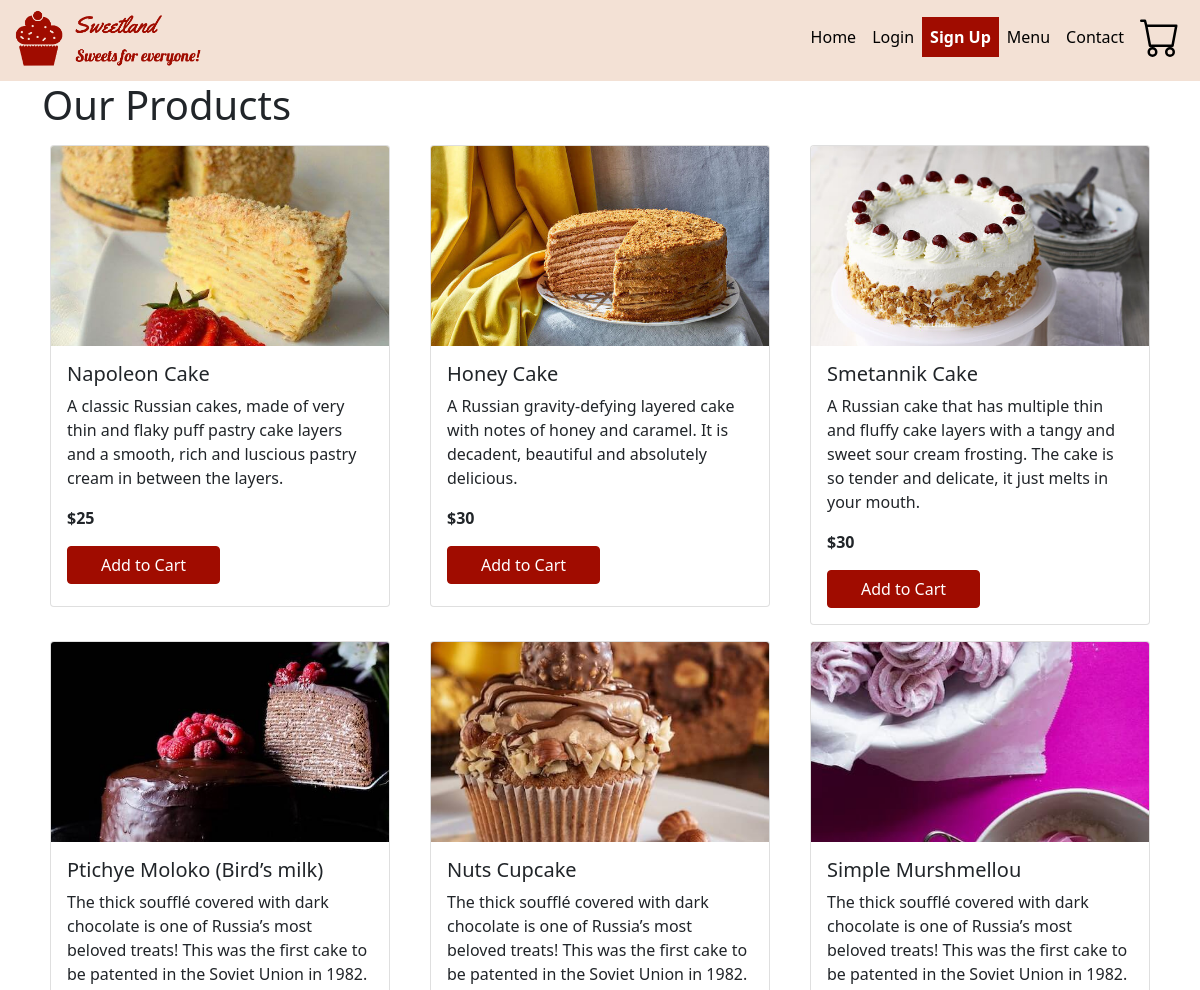
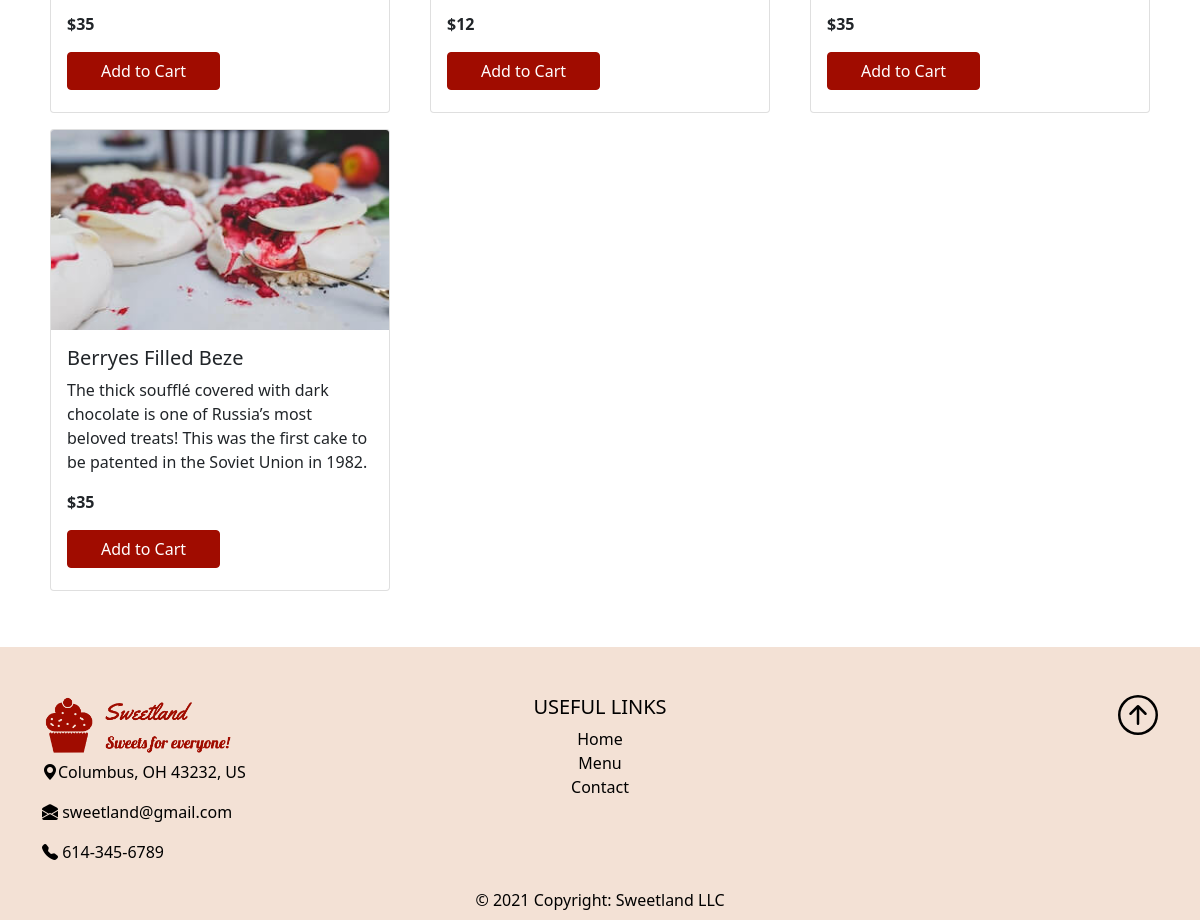
Page /menu.php on the committed database (2 pictures, top to bottom).
### tables this page shows
CREATE TABLE menu_items(
id INT AUTO_INCREMENT PRIMARY KEY,
  name VARCHAR(255),
  description VARCHAR(255),
  category_id INT,
  quantity INT, 
  price INT,
  image VARCHAR(255),
  FOREIGN KEY (category_id) REFERENCES category (id) ON DELETE CASCADE);

### classes/menu_items.class.php (called while the page is built, shortened)
<?php
class MenuItems {
  public function getMenuItems ($conn) {
    $sql = "SELECT * FROM menu_items";
    $stmt = $conn->prepare($sql);
    $stmt->execute();
    $stmt->setFetchMode(PDO::FETCH_ASSOC);
    return $stmt->fetchAll();
  }
}

### menu.php (the view, shortened to what this page needs)
<?php
include("global/mysql.php");
include("classes/menu_items.class.php");
?>
<!DOCTYPE html>
<html lang="en">
<head>
  <?php include "head.php" ?>
</head>
<body>
  <?php include "components/nav_bar.php" ?>
  <div class="container best-sellers nav-bg">
    <div class="row">
      <h2 class="text display-6"> Our Products</h2>
      <?php
      $menu_obj = new MenuItems();
      $item = $menu_obj->getMenuItems($conn);
      if (isset($_SESSION['email'])) {
        $favorite_obj = new FavoriteItem();
        $all_favorites = $favorite_obj->check_if_favorite($conn, $user_id);
        foreach ($all_favorites as $listRow) {
          $item_id = $listRow['id'];
          $name = $listRow['name'];
          $description = $listRow['description'];
          $price = $listRow['price'];
          $image = $listRow['image'];
          echo " <div class='col-sm-12 col-md-6 col-lg-4'>
                    <div class='card m-2'>
                    <img class='card-img-top' src=" . $image . " alt='Card image cap'>
                    <div class='card-body text-darks'>
                    <h5 class='card-title'>" . $name . "</h5>
                    <p class='card-text'>" . $description . "</p>
                    <p class='card-text'><strong>$" . $price . "</strong></p>
                    <div class='row text-center'>
                    <div class='col-2'></div>
                    <button data-id='" . $item_id . "' class='col-6  add-cart-item btn btn-primary text-white'>Add to Cart</button>";
          if ($listRow["is_favorite"] == 1) {
            echo "
                      <form method='POST' class='like_form col-3' action='./handle_unlike_menu.php'>
                      <input class='like-menu-item btn btn-primary text-white' type='submit' data-id='" . $item_id . "' name = '" . $item_id . "' value='Unlike'>
                      </form>";
          } else echo "
                      <form method='POST' class='like_form col-3' action='./handle_like_menu.php'>
                      <input class='like-menu-item btn btn-primary text-white' type='submit' data-id='" . $item_id . "' name = '" . $item_id . "' value='Like'>
                      </form>" ?><?php echo "
                      </div>
                    </div>
                    </div>
                    </div>";
                                }
        } else {
          $menu_obj = new MenuItems();
          $item = $menu_obj->getMenuItems($conn);
              foreach ($item as $listRow) {
                $item_id = $listRow['id'];
                $name = $listRow['name'];
                $description = $listRow['description'];
                $price = $listRow['price'];
                $image = $listRow['image'];
                echo " <div class='col-sm-12 col-md-6 col-lg-4'>
                <div class='card m-2'>
                <img class='card-img-top' src=" . $image . " alt='Card image cap'>
                <div class='card-body text-darks'>
                <h5 class='card-title'>" . $name . "</h5>
                <p class='card-text'>" . $description . "</p>
                <p class='card-text'><strong>$" . $price . "</strong></p>
                  <button data-id='" . $item_id . "' class='col-6 add-cart-item btn btn-primary text-white'>Add to Cart</button>
              </div>
            </div>
            </div>";
          }
          } ?>
    </div>
  </div>
  <?php include "components/footer.php" ?>
</body>
</html>

### rows in the picture
menu_items: image (picture), name "Napoleon Cake", description "A classic Russian cakes, made of very thin and flaky puff pastry cake layers and a smooth, rich and luscious pastry cream in between the layers.", price "25"
menu_items: image (picture), name "Honey Cake", description "A Russian gravity-defying layered cake with notes of honey and caramel. It is decadent, beautiful and absolutely delicious.", price "30"
menu_items: image (picture), name "Smetannik Cake", description "A Russian cake that has multiple thin and fluffy cake layers with a tangy and sweet sour cream frosting. The cake is so tender and delicate, it just melts in your mouth.", price "30"
menu_items: image (picture), name "Ptichye Moloko (Bird’s milk)", description "The thick soufflé covered with dark chocolate is one of Russia’s most beloved treats! This was the first cake to be patented in the Soviet Union in 1982.", price "35"
menu_items: image (picture), name "Nuts Cupcake", description "The thick soufflé covered with dark chocolate is one of Russia’s most beloved treats! This was the first cake to be patented in the Soviet Union in 1982.", price "12"
menu_items: image (picture), name "Simple Murshmellou", description "The thick soufflé covered with dark chocolate is one of Russia’s most beloved treats! This was the first cake to be patented in the Soviet Union in 1982.", price "35"
menu_items: image (picture), name "Berryes Filled Beze", description "The thick soufflé covered with dark chocolate is one of Russia’s most beloved treats! This was the first cake to be patented in the Soviet Union in 1982.", price "35"
